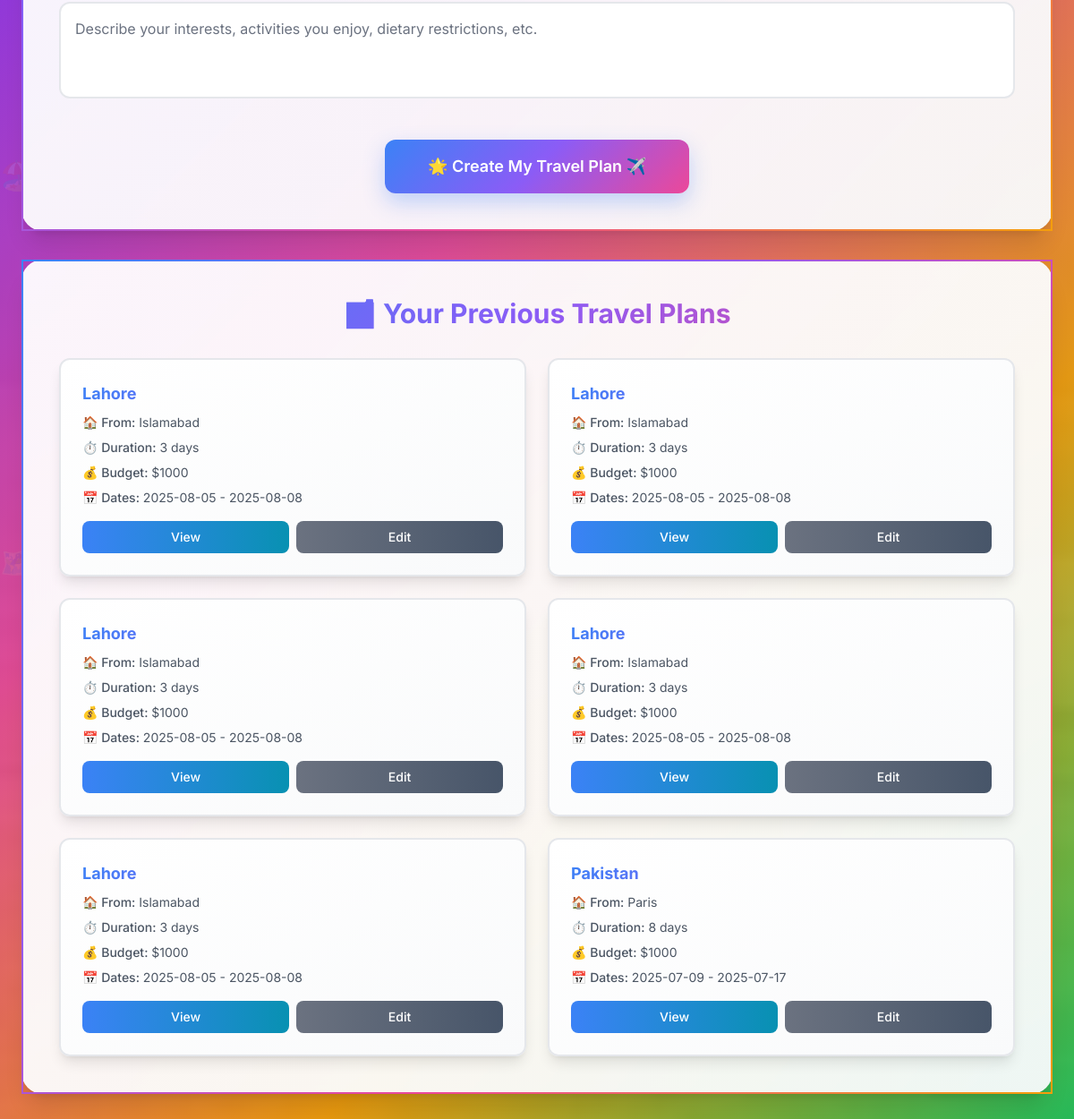
Page / (signed in, lower part) on the earlier database version.
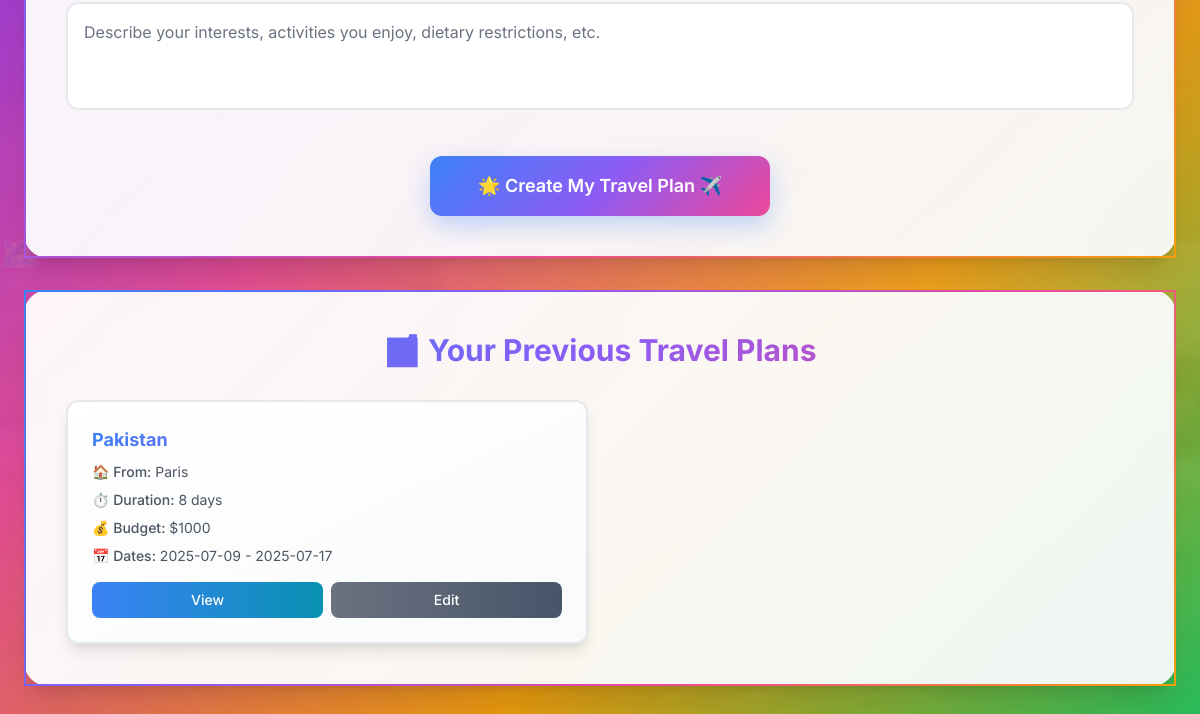
Same page on the later database version.
### traveler_planner.py (models this page shows)
class TravelPlan(db.Model):
    id = db.Column(db.Integer, primary_key=True)
    user_id = db.Column(db.Integer, db.ForeignKey('user.id'), nullable=False)
    destination = db.Column(db.String(100))
    departure_city = db.Column(db.String(100))
    checkin_date = db.Column(db.String(20))
    checkout_date = db.Column(db.String(20))
    days = db.Column(db.Integer)
    budget = db.Column(db.String(50))
    preferences = db.Column(db.String(200))
    itinerary = db.Column(db.Text)  # Store as JSON string
    created_at = db.Column(db.DateTime, default=db.func.current_timestamp())

### traveler_planner.py (the view, shortened to what this page needs)
@app.route("/", methods=["GET", "POST"])
@login_required
def home():
    result = None
    destination = ""
    bg_image = CITY_IMAGES["default"]
    profile_summary = None
    personalized_recommendations = None
    user_plans = []
    user_id = session.get('user_id')
    user_plans = TravelPlan.query.filter_by(user_id=user_id).order_by(TravelPlan.created_at.desc()).all()
    sync_profile_from_database(user_id)
    profile_summary = traveler_profiles.get_profile_summary(str(user_id))
    return render_template("index.html",
                         result=result,
                         destination=destination,
                         bg_image=bg_image,
                         profile_summary=profile_summary,
                         personalized_recommendations=personalized_recommendations,
                         user_plans=user_plans)

### traveler_planner.py (called while the page is built)
def login_required(f):
    @wraps(f)
    def decorated_function(*args, **kwargs):
        if 'user_id' not in session:
            flash('Please log in to access this page.', 'error')
            return redirect(url_for('login'))
        return f(*args, **kwargs)
    return decorated_function

def sync_profile_from_database(user_id):
    db_profile = TravelerProfile.query.filter_by(user_id=user_id).first()
    if not db_profile:
        return
    if str(user_id) not in traveler_profiles.profiles:
        traveler_profiles.create_profile(str(user_id))
    if db_profile.budget:
        traveler_profiles.update_budget_profile(str(user_id), db_profile.budget)
    if db_profile.interests:
        interests = [interest.strip() for interest in db_profile.interests.split(',') if interest.strip()]
        traveler_profiles.update_interests_profile(str(user_id), interests)

### templates/index.html (shortened to what this page needs)
<!DOCTYPE html>
<html lang="en">
<head>
    <script src="https://cdn.tailwindcss.com"></script>
</head>
<body class="travel-bg font-inter overflow-x-hidden">
    <div class="travel-icon" style="top: 50%; animation-delay: -6s;">🏖️</div>
    <div class="travel-icon" style="top: 70%; animation-delay: -9s;">🗺️</div>
    <div class="fixed bottom-20 left-1/4 w-28 h-28 bg-gradient-to-br from-green-400/20 to-blue-500/20 rounded-full blur-xl floating-element"></div>
    <div class="pt-20 pb-8 px-2 sm:px-4 main-container ultra-mobile relative z-10">
        <div class="max-w-6xl mx-auto">
            <div class="colorful-card rounded-2xl sm:rounded-3xl shadow-xl p-4 sm:p-6 md:p-8 lg:p-10 mb-8 form-container form-ultra-mobile">
                <form method="POST" class="space-y-4 sm:space-y-6">
                    <div class="grid grid-cols-1 md:grid-cols-2 gap-4 sm:gap-6">
                        <div class="md:col-span-2">
                            <textarea name="preferences" rows="3"
                                      class="w-full px-4 py-3 sm:py-4 border-2 border-gray-200 rounded-xl input-colorful transition-all duration-200 bg-white text-gray-900 placeholder-gray-500 resize-none input-responsive"
                                      placeholder="Describe your interests, activities you enjoy, dietary restrictions, etc."></textarea>
                        </div>
                    </div>
                    <div class="text-center pt-4">
                        <button type="submit"
                                class="w-full sm:w-auto btn-colorful text-white font-semibold py-4 px-8 sm:px-12 rounded-xl text-base sm:text-lg btn-responsive">
                            🌟 Create My Travel Plan ✈️
                        </button>
                    </div>
                </form>
            </div>
            {% if user_plans %}
                <div class="colorful-card rounded-2xl sm:rounded-3xl shadow-xl p-4 sm:p-6 md:p-8 lg:p-10 form-container form-ultra-mobile">
                    <h2 class="text-xl sm:text-2xl md:text-3xl font-bold text-center gradient-text mb-6 sm:mb-8">🗂️ Your Previous Travel Plans</h2>
                    <div class="grid grid-cols-1 md:grid-cols-2 xl:grid-cols-3 gap-4 sm:gap-6">
                        {% for plan in user_plans[:6] %}
                            <div class="bg-gradient-to-br from-white to-gray-50 p-4 sm:p-6 rounded-xl shadow-lg border-2 border-gray-200 hover:shadow-xl transition-all hover:scale-105">
                                <h3 class="font-bold text-base sm:text-lg gradient-text mb-2">{{ plan.destination }}</h3>
                                <div class="space-y-1 sm:space-y-2 text-xs sm:text-sm text-gray-600">
                                    <p><span class="font-medium">🏠 From:</span> {{ plan.departure_city }}</p>
                                    <p><span class="font-medium">⏱️ Duration:</span> {{ plan.days }} days</p>
                                    <p><span class="font-medium">💰 Budget:</span> {{ plan.budget }}</p>
                                    <p><span class="font-medium">📅 Dates:</span> {{ plan.checkin_date }} - {{ plan.checkout_date }}</p>
                                </div>
                                <div class="mt-3 sm:mt-4 flex flex-col sm:flex-row gap-2">
                                    <a href="/plan/{{ plan.id }}" class="flex-1 px-3 py-2 bg-gradient-to-r from-blue-500 to-cyan-600 hover:from-blue-600 hover:to-cyan-700 text-white rounded-lg text-center text-xs sm:text-sm font-medium transition-all">View</a>
                                    <a href="/plan/{{ plan.id }}/edit" class="flex-1 px-3 py-2 bg-gradient-to-r from-gray-500 to-slate-600 hover:from-gray-600 hover:to-slate-700 text-white rounded-lg text-center text-xs sm:text-sm font-medium transition-all">Edit</a>
                                </div>
                            </div>
                        {% endfor %}
                    </div>
                </div>
            {% endif %}
        </div>
    </div>
</body>
</html>

Differences in the rows shown:
removed TravelPlan: destination "Lahore", departure_city "Islamabad", days "3", budget "$1000", checkin_date "2025-08-05", checkout_date "2025-08-08"
removed TravelPlan: destination "Lahore", departure_city "Islamabad", days "3", budget "$1000", checkin_date "2025-08-05", checkout_date "2025-08-08"
removed TravelPlan: destination "Lahore", departure_city "Islamabad", days "3", budget "$1000", checkin_date "2025-08-05", checkout_date "2025-08-08"
removed TravelPlan: destination "Lahore", departure_city "Islamabad", days "3", budget "$1000", checkin_date "2025-08-05", checkout_date "2025-08-08"
removed TravelPlan: destination "Lahore", departure_city "Islamabad", days "3", budget "$1000", checkin_date "2025-08-05", checkout_date "2025-08-08"
